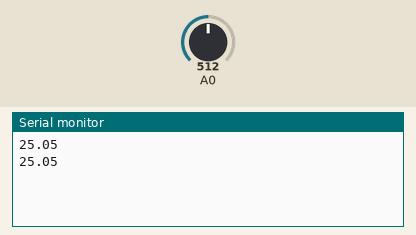
Simulated run of this sketch. Board: Arduino Uno, built with avr-gcc and run on an emulated ATmega328P. Shown: the last lines printed to the serial monitor. Inputs (shaded band) come from the test bench; at power-on: A0 = 512.

Above: at 1.8 s.
1.9 s: A0 set to 0
At 2.8 s:
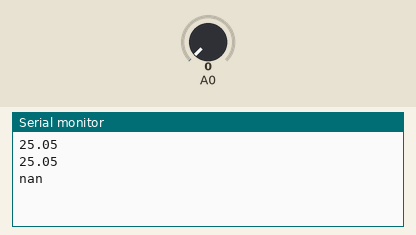
4.5 s: A0 set to 122
At 5.7 s:
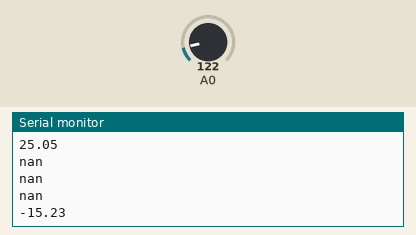

Measured:
- after the input at 1.9 s, the serial monitor: prints a new line after 0.10 s (image 1)
- after the input at 4.5 s, the serial monitor: prints a new line after 0.50 s (image 2)

The sketch:

termistor.ino
```cpp
// подключаем две библиотеки для работы с LCD и математических вычислений

#include <math.h>
#define boiler 4

int backLight = 13;

void setup(void) {

  Serial.begin(9600);
  digitalWrite(backLight, HIGH);
digitalWrite(boiler, HIGH);
}

 // создаем метод для перевода показаний сенсора в градусы Цельсия
double Getterm(int RawADC) {
  double temp;
  temp = log(((10230000/RawADC) - 10000));
  temp = 1 / (0.001129148 + (0.000234125 * temp) + (0.0000000876741 * temp * temp * temp));
  temp = temp - 273.15;
  return temp;
}

// создаем метод для вывода на экран показаний сенсора
void printTemp(void) {
  double temp = Getterm(analogRead(0));  // считываем показания с сенсора
  Serial.println(temp);
  }


void loop(void) {
  printTemp(); // вызываем метод, созданный ранее
  delay(1000);
}
```
